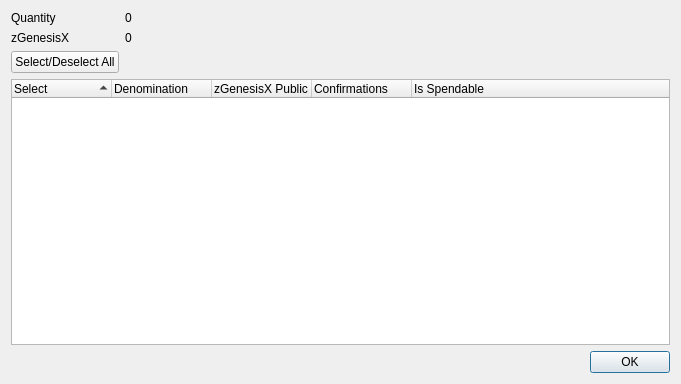
<?xml version="1.0" encoding="UTF-8"?>
<ui version="4.0">
 <class>ZGenesisXControlDialog</class>
 <widget class="QDialog" name="ZGenesisXControlDialog">
  <property name="geometry">
   <rect>
    <x>0</x>
    <y>0</y>
    <width>681</width>
    <height>384</height>
   </rect>
  </property>
  <property name="minimumSize">
   <size>
    <width>681</width>
    <height>384</height>
   </size>
  </property>
  <property name="windowTitle">
   <string>Select zGenesisX to Spend</string>
  </property>
  <layout class="QGridLayout" name="gridLayout">
   <item row="0" column="0">
    <layout class="QFormLayout" name="formLayout">
     <property name="sizeConstraint">
      <enum>QLayout::SetDefaultConstraint</enum>
     </property>
     <item row="0" column="0">
      <widget class="QLabel" name="labelQuantity">
       <property name="text">
        <string>Quantity</string>
       </property>
      </widget>
     </item>
     <item row="0" column="1">
      <widget class="QLabel" name="labelQuantity_int">
       <property name="text">
        <string>0</string>
       </property>
      </widget>
     </item>
     <item row="1" column="0">
      <widget class="QLabel" name="labelZGenesisX">
       <property name="text">
        <string>zGenesisX</string>
       </property>
      </widget>
     </item>
     <item row="1" column="1">
      <widget class="QLabel" name="labelZGenesisX_int">
       <property name="text">
        <string>0</string>
       </property>
      </widget>
     </item>
     <item row="2" column="0">
      <widget class="QPushButton" name="pushButtonAll">
       <property name="text">
        <string>Select/Deselect All</string>
       </property>
      </widget>
     </item>
    </layout>
   </item>
   <item row="1" column="0">
    <layout class="QVBoxLayout" name="verticalLayout">
     <item>
      <widget class="QTreeWidget" name="treeWidget">
       <property name="minimumSize">
        <size>
         <width>0</width>
         <height>250</height>
        </size>
       </property>
       <property name="alternatingRowColors">
        <bool>true</bool>
       </property>
       <property name="sortingEnabled">
        <bool>true</bool>
       </property>
       <property name="columnCount">
        <number>5</number>
       </property>
       <attribute name="headerDefaultSectionSize">
        <number>100</number>
       </attribute>
       <column>
        <property name="text">
         <string notr="true">Select</string>
        </property>
       </column>
       <column>
        <property name="text">
         <string notr="true">Denomination</string>
        </property>
       </column>
       <column>
        <property name="text">
         <string notr="true">zGenesisX Public ID</string>
        </property>
       </column>
       <column>
        <property name="text">
         <string notr="true">Confirmations</string>
        </property>
       </column>
       <column>
        <property name="text">
         <string>Is Spendable</string>
        </property>
       </column>
      </widget>
     </item>
     <item>
      <widget class="QDialogButtonBox" name="buttonBox">
       <property name="orientation">
        <enum>Qt::Horizontal</enum>
       </property>
       <property name="standardButtons">
        <set>QDialogButtonBox::Ok</set>
       </property>
      </widget>
     </item>
    </layout>
   </item>
  </layout>
 </widget>
 <resources/>
 <connections>
  <connection>
   <sender>buttonBox</sender>
   <signal>accepted()</signal>
   <receiver>ZGenesisXControlDialog</receiver>
   <slot>accept()</slot>
   <hints>
    <hint type="sourcelabel">
     <x>248</x>
     <y>254</y>
    </hint>
    <hint type="destinationlabel">
     <x>157</x>
     <y>274</y>
    </hint>
   </hints>
  </connection>
  <connection>
   <sender>buttonBox</sender>
   <signal>rejected()</signal>
   <receiver>ZGenesisXControlDialog</receiver>
   <slot>reject()</slot>
   <hints>
    <hint type="sourcelabel">
     <x>316</x>
     <y>260</y>
    </hint>
    <hint type="destinationlabel">
     <x>286</x>
     <y>274</y>
    </hint>
   </hints>
  </connection>
 </connections>
</ui>
